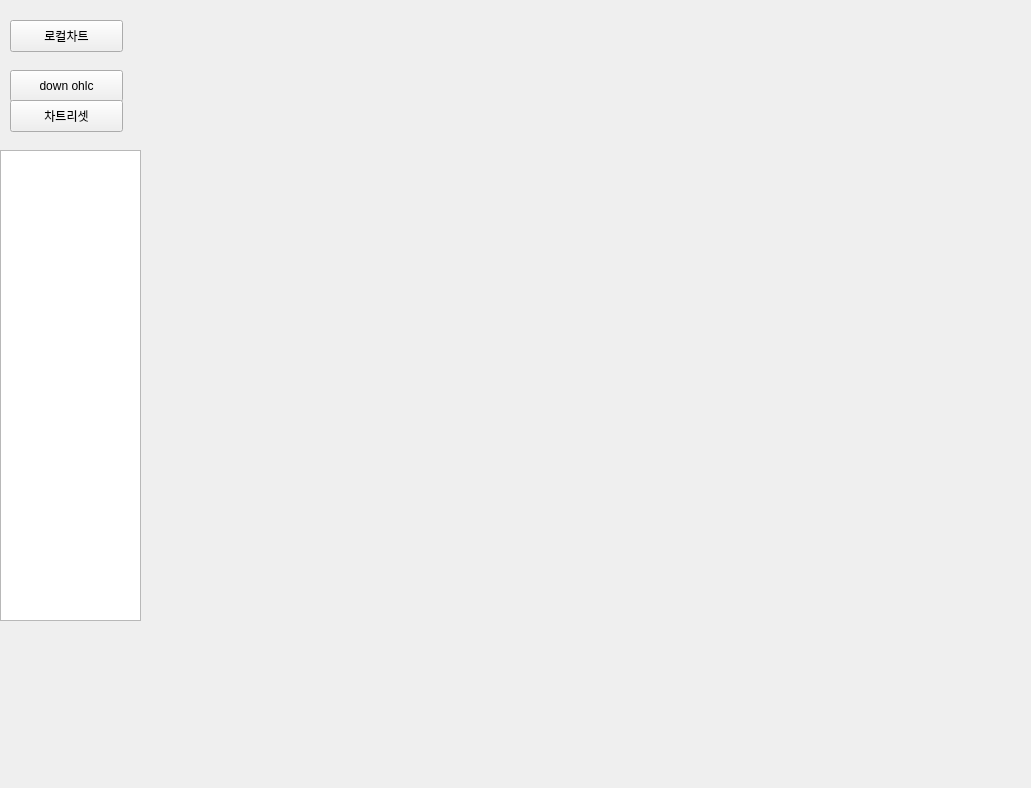
<?xml version="1.0" encoding="UTF-8"?>
<ui version="4.0">
 <class>Form</class>
 <widget class="QWidget" name="Form">
  <property name="geometry">
   <rect>
    <x>0</x>
    <y>0</y>
    <width>1031</width>
    <height>788</height>
   </rect>
  </property>
  <property name="windowTitle">
   <string>Form</string>
  </property>
  <widget class="QPushButton" name="pushButton_0">
   <property name="geometry">
    <rect>
     <x>10</x>
     <y>20</y>
     <width>113</width>
     <height>32</height>
    </rect>
   </property>
   <property name="text">
    <string>로컬차트</string>
   </property>
  </widget>
  <widget class="QWidget" name="horizontalLayoutWidget">
   <property name="geometry">
    <rect>
     <x>150</x>
     <y>20</y>
     <width>861</width>
     <height>731</height>
    </rect>
   </property>
   <layout class="QHBoxLayout" name="horizontalLayout"/>
  </widget>
  <widget class="QPushButton" name="pushButton_1">
   <property name="geometry">
    <rect>
     <x>10</x>
     <y>70</y>
     <width>113</width>
     <height>32</height>
    </rect>
   </property>
   <property name="text">
    <string>down ohlc</string>
   </property>
  </widget>
  <widget class="QListWidget" name="listWidget">
   <property name="geometry">
    <rect>
     <x>0</x>
     <y>150</y>
     <width>141</width>
     <height>471</height>
    </rect>
   </property>
  </widget>
  <widget class="QPushButton" name="pushButton_2">
   <property name="geometry">
    <rect>
     <x>10</x>
     <y>100</y>
     <width>113</width>
     <height>32</height>
    </rect>
   </property>
   <property name="text">
    <string>차트리셋</string>
   </property>
  </widget>
 </widget>
 <resources/>
 <connections/>
</ui>
